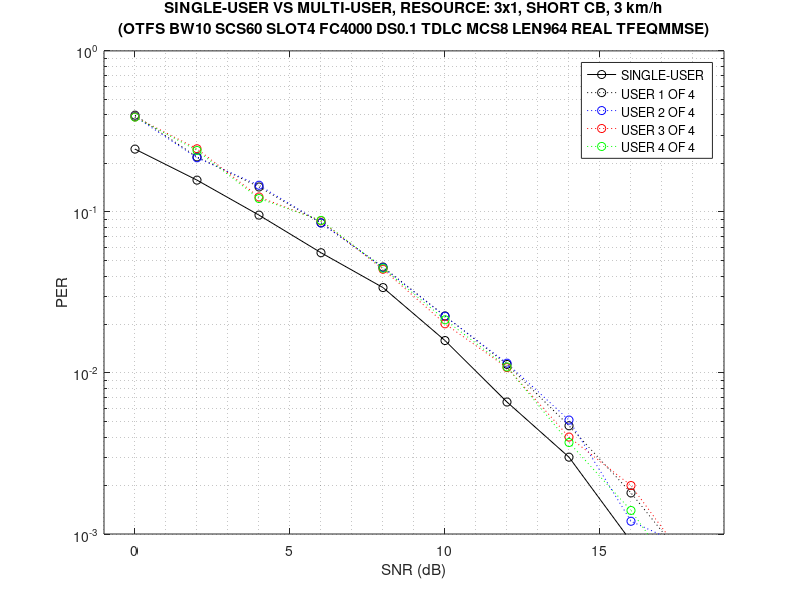
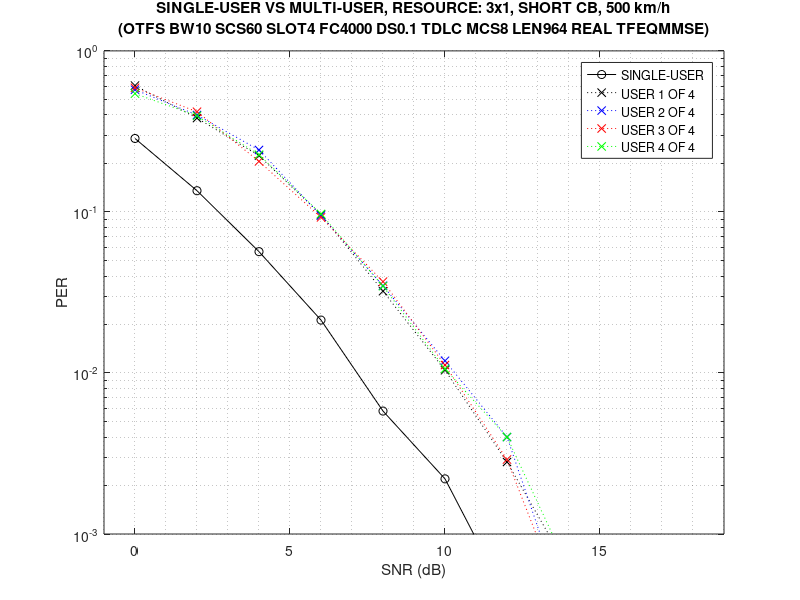
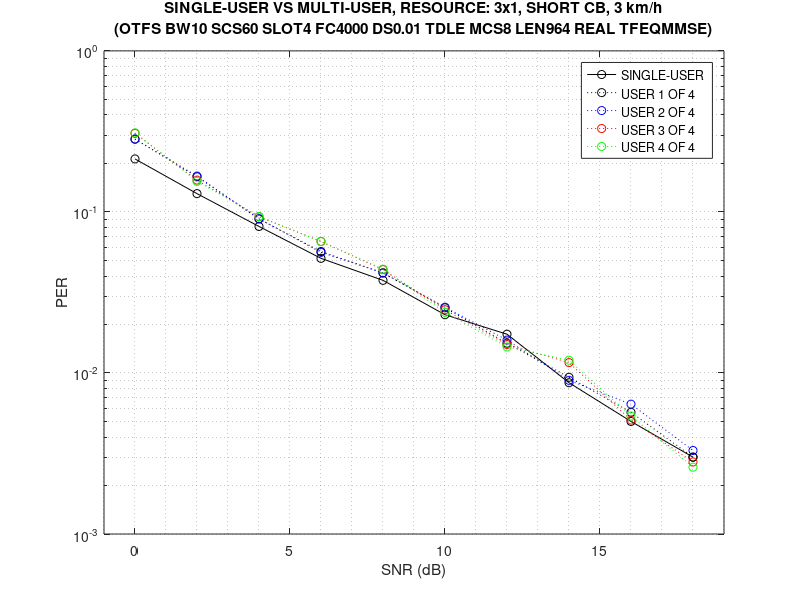
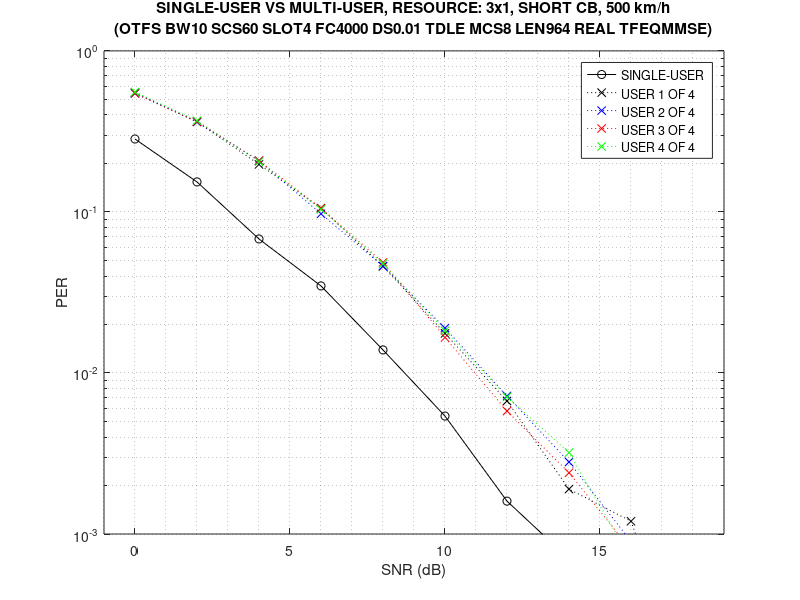

Here is the MATLAB script that generated these plots, in order:
% simulator: new_wave_lls
% commit: 0143f17
% bandwidth 10 MHz, subcarrier spacing 60 khz, 4 slots, single user, 3 rbs x 1 slot per user
%   1. single user vs. multi users
%   2. single subframe vs. multi subframes
%   3. fully spreaded otfs vs. partially-spreaded otfs
%   4. otfs vs. ofdm

% RUNNING CASE: OTFS MU BW10 SCS60 SLOT4 FC4000 V3 DS0.1 TDLC MCS8 LEN964 SIM10000 SNR0 REAL TFEQMMSE USR1
per_case01 = [ ...
     0.0       1633   0.245560
     2.0       2545   0.157564
     4.0       4197   0.095544
     6.0       7186   0.055803
     8.0      10000   0.033900
    10.0      10000   0.015900
    12.0      10000   0.006600
    14.0      10000   0.003000
    16.0      10000   0.000900];

% RUNNING CASE: OTFS MU BW10 SCS60 SLOT4 FC4000 V120 DS0.1 TDLC MCS8 LEN964 SIM10000 SNR0 REAL TFEQMMSE USR1
per_case02 = [ ...
     0.0       1502   0.266977
     2.0       2509   0.159825
     4.0       3934   0.101932
     6.0       7450   0.053826
     8.0      10000   0.026900
    10.0      10000   0.009500
    12.0      10000   0.003800
    14.0      10000   0.001300
    16.0      10000   0.000200];

% RUNNING CASE: OTFS MU BW10 SCS60 SLOT4 FC4000 V200 DS0.1 TDLC MCS8 LEN964 SIM10000 SNR0 REAL TFEQMMSE USR1
per_case03 = [ ...
     0.0       1482   0.270580
     2.0       2525   0.158812
     4.0       3834   0.104591
     6.0       8688   0.046156
     8.0      10000   0.017800
    10.0      10000   0.005600
    12.0      10000   0.001300
    14.0      10000   0.000200];

% RUNNING CASE: OTFS MU BW10 SCS60 SLOT4 FC4000 V500 DS0.1 TDLC MCS8 LEN964 SIM10000 SNR0 REAL TFEQMMSE USR1
per_case04 = [ ...
     0.0       1403   0.285816
     2.0       2961   0.135427
     4.0       7076   0.056670
     6.0      10000   0.021300
     8.0      10000   0.005800
    10.0      10000   0.002200
    12.0      10000   0.000400];

% RUNNING CASE: OTFS MU BW10 SCS60 SLOT4 FC4000 V3 DS0.01 TDLE MCS8 LEN964 SIM10000 SNR0 REAL TFEQMMSE USR1
per_case05 = [ ...
     0.0       1880   0.213298
     2.0       3087   0.129900
     4.0       4936   0.081240
     6.0       7788   0.051489
     8.0      10000   0.037600
    10.0      10000   0.023000
    12.0      10000   0.017400
    14.0      10000   0.008700
    16.0      10000   0.005000
    18.0      10000   0.003000];

% RUNNING CASE: OTFS MU BW10 SCS60 SLOT4 FC4000 V120 DS0.01 TDLE MCS8 LEN964 SIM10000 SNR0 REAL TFEQMMSE USR1
per_case06 = [ ...
     0.0       1748   0.229405
     2.0       3015   0.133002
     4.0       4041   0.099233
     6.0       6664   0.060174
     8.0      10000   0.036800
    10.0      10000   0.024500
    12.0      10000   0.010700
    14.0      10000   0.003800
    16.0      10000   0.001500
    18.0      10000   0.000700];

% RUNNING CASE: OTFS MU BW10 SCS60 SLOT4 FC4000 V200 DS0.01 TDLE MCS8 LEN964 SIM10000 SNR0 REAL TFEQMMSE USR1
per_case07 = [ ...
     0.0       1713   0.234092
     2.0       2619   0.153112
     4.0       3818   0.105029
     6.0       5974   0.067124
     8.0      10000   0.036200
    10.0      10000   0.015200
    12.0      10000   0.007100
    14.0      10000   0.003800
    16.0      10000   0.001100
    18.0      10000   0.000600];

% RUNNING CASE: OTFS MU BW10 SCS60 SLOT4 FC4000 V500 DS0.01 TDLE MCS8 LEN964 SIM10000 SNR0 REAL TFEQMMSE USR1
per_case08 = [ ...
     0.0       1414   0.283593
     2.0       2611   0.153581
     4.0       5903   0.067932
     6.0      10000   0.034700
     8.0      10000   0.013900
    10.0      10000   0.005400
    12.0      10000   0.001600
    14.0      10000   0.000700];

% RUNNING CASE: OTFS MU BW10 SCS60 SLOT4 FC4000 V3 DS0.1 TDLC MCS8 LEN964 SIM10000 SNR0 REAL TFEQMMSE USR4
per_case09 = [ ...
     0.0       1033   0.398838  0.391094  0.389158  0.388190
     2.0       1848   0.219697  0.216991  0.246753  0.240801
     4.0       3311   0.142857  0.146481  0.123830  0.121111
     6.0       4696   0.085605  0.085392  0.088160  0.088586
     8.0       9101   0.045490  0.045160  0.044061  0.044720
    10.0      10000   0.022600  0.022500  0.020200  0.021400
    12.0      10000   0.011300  0.011500  0.010800  0.010900
    14.0      10000   0.004700  0.005100  0.004000  0.003700
    16.0      10000   0.001800  0.001200  0.002000  0.001400
    18.0      10000   0.000600  0.000800  0.000600  0.000400];

% RUNNING CASE: OTFS MU BW10 SCS60 SLOT4 FC4000 V120 DS0.1 TDLC MCS8 LEN964 SIM10000 SNR0 REAL TFEQMMSE USR4
per_case10 = [ ...
     0.0        990   0.405051  0.448485  0.426263  0.441414
     2.0       1722   0.264808  0.232869  0.263066  0.255517
     4.0       2534   0.158248  0.161800  0.175612  0.172060
     6.0       4069   0.098550  0.101991  0.103957  0.100025
     8.0       8636   0.048518  0.053150  0.046434  0.050486
    10.0      10000   0.021000  0.020800  0.019000  0.021200
    12.0      10000   0.009000  0.006600  0.007100  0.006500
    14.0      10000   0.001200  0.002400  0.001900  0.002000
    16.0      10000   0.000200  0.000500  0.000100  0.000400];

% RUNNING CASE: OTFS MU BW10 SCS60 SLOT4 FC4000 V200 DS0.1 TDLC MCS8 LEN964 SIM10000 SNR0 REAL TFEQMMSE USR4
per_case11 = [ ...
     0.0        893   0.462486  0.483763  0.449048  0.484882
     2.0       1425   0.303860  0.329123  0.281404  0.299649
     4.0       2170   0.184793  0.194009  0.193088  0.196774
     6.0       3861   0.103859  0.113960  0.109816  0.117327
     8.0       8140   0.054914  0.050246  0.049263  0.049386
    10.0      10000   0.019300  0.018700  0.018700  0.018700
    12.0      10000   0.005900  0.005100  0.005700  0.005700
    14.0      10000   0.000600  0.001400  0.000900  0.001000
    16.0      10000   0.000200  0.000200  0.000000  0.000500];

% RUNNING CASE: OTFS MU BW10 SCS60 SLOT4 FC4000 V500 DS0.1 TDLC MCS8 LEN964 SIM10000 SNR0 REAL TFEQMMSE USR4
per_case12 = [ ...
     0.0        739   0.608931  0.573748  0.589986  0.542625
     2.0       1048   0.382634  0.399809  0.418893  0.395038
     4.0       1946   0.223535  0.242549  0.206064  0.226619
     6.0       4333   0.096238  0.094853  0.092546  0.097161
     8.0      10000   0.032200  0.034800  0.036900  0.034600
    10.0      10000   0.010400  0.011900  0.011200  0.010600
    12.0      10000   0.002800  0.004000  0.002900  0.004000
    14.0      10000   0.000600  0.000300  0.000300  0.000600];

% RUNNING CASE: OTFS MU BW10 SCS60 SLOT4 FC4000 V3 DS0.01 TDLE MCS8 LEN964 SIM10000 SNR0 REAL TFEQMMSE USR4
per_case13 = [ ...
     0.0       1418   0.283498  0.282793  0.307475  0.309591
     2.0       2588   0.165379  0.166924  0.157651  0.154946
     4.0       4433   0.090458  0.090684  0.093390  0.093616
     6.0       7151   0.056775  0.056076  0.065585  0.065445
     8.0       9586   0.041832  0.041832  0.043814  0.044127
    10.0      10000   0.025400  0.025600  0.024700  0.023800
    12.0      10000   0.015300  0.016000  0.015000  0.014500
    14.0      10000   0.009400  0.009000  0.011600  0.012000
    16.0      10000   0.005700  0.006400  0.005100  0.005400
    18.0      10000   0.003000  0.003300  0.002800  0.002600];

% RUNNING CASE: OTFS MU BW10 SCS60 SLOT4 FC4000 V120 DS0.01 TDLE MCS8 LEN964 SIM10000 SNR0 REAL TFEQMMSE USR4
per_case14 = [ ...
     0.0       1164   0.363402  0.344502  0.350515  0.344502
     2.0       2012   0.199304  0.201292  0.209245  0.218688
     4.0       3267   0.124579  0.137435  0.122743  0.131007
     6.0       5024   0.079817  0.084594  0.083997  0.087381
     8.0       7674   0.054079  0.053297  0.057727  0.052254
    10.0      10000   0.031900  0.033000  0.030600  0.033700
    12.0      10000   0.015200  0.016400  0.016400  0.019100
    14.0      10000   0.007700  0.006500  0.008100  0.006500
    16.0      10000   0.001900  0.001200  0.001400  0.002200
    18.0      10000   0.000500  0.000800  0.000700  0.000800];

% RUNNING CASE: OTFS MU BW10 SCS60 SLOT4 FC4000 V200 DS0.01 TDLE MCS8 LEN964 SIM10000 SNR0 REAL TFEQMMSE USR4
per_case15 = [ ...
     0.0       1013   0.412636  0.401777  0.419546  0.395854
     2.0       1661   0.249849  0.251656  0.241421  0.261288
     4.0       2755   0.148094  0.152813  0.145554  0.152813
     6.0       4211   0.095227  0.101164  0.100689  0.107575
     8.0       6650   0.062707  0.060301  0.062256  0.062857
    10.0      10000   0.031200  0.031500  0.036800  0.032200
    12.0      10000   0.014700  0.012600  0.014000  0.013700
    14.0      10000   0.005500  0.004100  0.005100  0.005200
    16.0      10000   0.001600  0.001400  0.001800  0.001600
    18.0      10000   0.000200  0.000200  0.000600  0.000200];

% RUNNING CASE: OTFS MU BW10 SCS60 SLOT4 FC4000 V500 DS0.01 TDLE MCS8 LEN964 SIM10000 SNR0 REAL TFEQMMSE USR4
per_case16 = [ ...
     0.0        738   0.550136  0.546070  0.543360  0.555556
     2.0       1107   0.362240  0.362240  0.364047  0.368564
     4.0       2032   0.197343  0.207677  0.208169  0.205217
     6.0       4120   0.105583  0.097330  0.105340  0.103641
     8.0       8719   0.045992  0.046106  0.048629  0.047712
    10.0      10000   0.017600  0.019000  0.016600  0.018300
    12.0      10000   0.006700  0.007200  0.005800  0.007100
    14.0      10000   0.001900  0.002800  0.002400  0.003200
    16.0      10000   0.001200  0.000900  0.000800  0.000700
    18.0      10000   0.000100  0.000200  0.000200  0.000100];

% RUNNING CASE: OTFS MU BW10 SCS60 SLOT4 FC4000 V3 DS0.1 TDLC MCS8 LEN6120 SIM10000 SNR0 REAL TFEQMMSE
per_case17 = [ ...
     0.0       1753   0.228751
     2.0       3086   0.129942
     4.0       4717   0.085012
     6.0       8663   0.046289
     8.0      10000   0.019800
    10.0      10000   0.006800
    12.0      10000   0.001800
    14.0      10000   0.000300];

% RUNNING CASE: OTFS MU BW10 SCS60 SLOT4 FC4000 V120 DS0.1 TDLC MCS8 LEN6120 SIM10000 SNR0 REAL TFEQMMSE
per_case18 = [ ...
     0.0       3856   0.103994
     2.0      10000   0.017100
     4.0      10000   0.002300
     6.0      10000   0.000100];

% RUNNING CASE: OTFS MU BW10 SCS60 SLOT4 FC4000 V200 DS0.1 TDLC MCS8 LEN6120 SIM10000 SNR0 REAL TFEQMMSE
per_case19 = [ ...
     0.0       4252   0.094309
     2.0      10000   0.011100
     4.0      10000   0.000800];

% RUNNING CASE: OTFS MU BW10 SCS60 SLOT4 FC4000 V500 DS0.1 TDLC MCS8 LEN6120 SIM10000 SNR0 REAL TFEQMMSE
per_case20 = [ ...
     0.0       7527   0.053275
     2.0      10000   0.002300
     4.0      10000   0.000100];

% RUNNING CASE: OTFS MU BW10 SCS60 SLOT4 FC4000 V3 DS0.01 TDLE MCS8 LEN6120 SIM10000 SNR0 REAL TFEQMMSE
per_case21 = [ ...
     0.0       1966   0.203967
     2.0       3330   0.120420
     4.0       4597   0.087231
     6.0       7861   0.051011
     8.0      10000   0.034600
    10.0      10000   0.022200
    12.0      10000   0.010800
    14.0      10000   0.004400
    16.0      10000   0.001000
    18.0      10000   0.001000];

% RUNNING CASE: OTFS MU BW10 SCS60 SLOT4 FC4000 V120 DS0.01 TDLE MCS8 LEN6120 SIM10000 SNR0 REAL TFEQMMSE
per_case22 = [ ...
     0.0       2864   0.140014
     2.0      10000   0.035100
     4.0      10000   0.008000
     6.0      10000   0.000900];

% RUNNING CASE: OTFS MU BW10 SCS60 SLOT4 FC4000 V200 DS0.01 TDLE MCS8 LEN6120 SIM10000 SNR0 REAL TFEQMMSE
per_case23 = [ ...
     0.0       3141   0.127666
     2.0      10000   0.025400
     4.0      10000   0.003000
     6.0      10000   0.000200];

% RUNNING CASE: OTFS MU BW10 SCS60 SLOT4 FC4000 V500 DS0.01 TDLE MCS8 LEN6120 SIM10000 SNR0 REAL TFEQMMSE
per_case24 = [ ...
     0.0       5989   0.066956
     2.0      10000   0.007000
     4.0      10000   0.000600];

% RUNNING CASE: OFDM MU BW10 SCS60 SLOT4 FC4000 V3 DS0.1 TDLC MCS8 LEN6120 SIM10000 SNR0 REAL TFEQMMSE
per_case25 = [ ...
     0.0       1825   0.219726
     2.0       3127   0.128238
     4.0       5118   0.078351
     6.0       7896   0.050785
     8.0      10000   0.019800
    10.0      10000   0.009300
    12.0      10000   0.002800];

% RUNNING CASE: OFDM MU BW10 SCS60 SLOT4 FC4000 V120 DS0.1 TDLC MCS8 LEN6120 SIM10000 SNR0 REAL TFEQMMSE
per_case26 = [ ...
     0.0       3739   0.107248
     2.0      10000   0.018100
     4.0      10000   0.002700
     6.0      10000   0.000100];

% RUNNING CASE: OFDM MU BW10 SCS60 SLOT4 FC4000 V200 DS0.1 TDLC MCS8 LEN6120 SIM10000 SNR0 REAL TFEQMMSE
per_case27 = [ ...
     0.0       4045   0.099135
     2.0      10000   0.011800
     4.0      10000   0.000900];

% RUNNING CASE: OFDM MU BW10 SCS60 SLOT4 FC4000 V500 DS0.1 TDLC MCS8 LEN6120 SIM10000 SNR0 REAL TFEQMMSE
per_case28 = [ ...
     0.0       6973   0.057508
     2.0      10000   0.002400
     4.0      10000   0.000000];

% RUNNING CASE: OFDM MU BW10 SCS60 SLOT4 FC4000 V3 DS0.01 TDLE MCS8 LEN6120 SIM10000 SNR0 REAL TFEQMMSE
per_case29 = [ ...
     0.0       2138   0.187558
     2.0       3288   0.121959
     4.0       4635   0.086516
     6.0       7548   0.053127
     8.0      10000   0.037000
    10.0      10000   0.018700
    12.0      10000   0.010600
    14.0      10000   0.005500
    16.0      10000   0.002300
    18.0      10000   0.001000];

% RUNNING CASE: OFDM MU BW10 SCS60 SLOT4 FC4000 V120 DS0.01 TDLE MCS8 LEN6120 SIM10000 SNR0 REAL TFEQMMSE
per_case30 = [ ...
     0.0       2973   0.134881
     2.0      10000   0.034300
     4.0      10000   0.006900
     6.0      10000   0.001100
     8.0      10000   0.000200];

% RUNNING CASE: OFDM MU BW10 SCS60 SLOT4 FC4000 V200 DS0.01 TDLE MCS8 LEN6120 SIM10000 SNR0 REAL TFEQMMSE
per_case31 = [ ...
     0.0       2930   0.136860
     2.0      10000   0.026700
     4.0      10000   0.003700
     6.0      10000   0.000600];

% RUNNING CASE: OFDM MU BW10 SCS60 SLOT4 FC4000 V500 DS0.01 TDLE MCS8 LEN6120 SIM10000 SNR0 REAL TFEQMMSE
per_case32 = [ ...
     0.0       5672   0.070698
     2.0      10000   0.006600
     4.0      10000   0.000600];

% RUNNING CASE: OTFS SU BW10 SCS60 SLOT4 FC4000 V3 DS0.1 TDLC MCS8 LEN6120 SIM10000 SNR0 REAL TFEQMMSE
per_case33 = [ ...
     0.0        401   1.000000
     2.0        707   0.567185
     4.0       1340   0.299254
     6.0       2937   0.136534
     8.0       7214   0.055586
    10.0      10000   0.016300
    12.0      10000   0.004200
    14.0      10000   0.000900];

% RUNNING CASE: OTFS SU BW10 SCS60 SLOT4 FC4000 V120 DS0.1 TDLC MCS8 LEN6120 SIM10000 SNR0 REAL TFEQMMSE
per_case34 = [ ...
     0.0        401   1.000000
     2.0        568   0.705986
     4.0       1447   0.277125
     6.0       5286   0.075861
     8.0      10000   0.011500
    10.0      10000   0.001500
    12.0      10000   0.000000];

% RUNNING CASE: OTFS SU BW10 SCS60 SLOT4 FC4000 V200 DS0.1 TDLC MCS8 LEN6120 SIM10000 SNR0 REAL TFEQMMSE
per_case35 = [ ...
     0.0        401   1.000000
     2.0        493   0.813387
     4.0       1614   0.248451
     6.0       8322   0.048186
     8.0      10000   0.005900
    10.0      10000   0.000300];

% RUNNING CASE: OTFS SU BW10 SCS60 SLOT4 FC4000 V500 DS0.1 TDLC MCS8 LEN6120 SIM10000 SNR0 REAL TFEQMMSE
per_case36 = [ ...
     0.0        401   1.000000
     2.0        466   0.860515
     4.0       2095   0.191408
     6.0      10000   0.013200
     8.0      10000   0.000100];

% RUNNING CASE: OTFS SU BW10 SCS60 SLOT4 FC4000 V3 DS0.01 TDLE MCS8 LEN6120 SIM10000 SNR0 REAL TFEQMMSE
per_case37 = [ ...
     0.0        411   0.975669
     2.0        868   0.461982
     4.0       1657   0.242004
     6.0       2546   0.157502
     8.0       4392   0.091302
    10.0       8021   0.049994
    12.0      10000   0.024300
    14.0      10000   0.010300
    16.0      10000   0.004800
    18.0      10000   0.001300];

% RUNNING CASE: OTFS SU BW10 SCS60 SLOT4 FC4000 V120 DS0.01 TDLE MCS8 LEN6120 SIM10000 SNR0 REAL TFEQMMSE
per_case38 = [ ...
     0.0        401   1.000000
     2.0        653   0.614089
     4.0       1387   0.289113
     6.0       3932   0.101984
     8.0       9145   0.043849
    10.0      10000   0.011600
    12.0      10000   0.002800
    14.0      10000   0.000400];

% RUNNING CASE: OTFS SU BW10 SCS60 SLOT4 FC4000 V200 DS0.01 TDLE MCS8 LEN6120 SIM10000 SNR0 REAL TFEQMMSE
per_case39 = [ ...
     0.0        401   1.000000
     2.0        579   0.692573
     4.0       1565   0.256230
     6.0       4739   0.084617
     8.0      10000   0.023000
    10.0      10000   0.004800
    12.0      10000   0.000900];

% RUNNING CASE: OTFS SU BW10 SCS60 SLOT4 FC4000 V500 DS0.01 TDLE MCS8 LEN6120 SIM10000 SNR0 REAL TFEQMMSE
per_case40 = [ ...
     0.0        401   1.000000
     2.0        502   0.798805
     4.0       1721   0.233004
     6.0      10000   0.039200
     8.0      10000   0.004700
    10.0      10000   0.000300];

% basic graphs

% figure
% semilogy(per_case01(:,1),per_case01(:,3),'-ko'), hold on
% semilogy(per_case02(:,1),per_case02(:,3),'-kx')
% semilogy(per_case03(:,1),per_case03(:,3),'-ks')
% semilogy(per_case04(:,1),per_case04(:,3),'-k^'), hold off
% grid minor
% title({'OTFS BW10 SCS60 SLOT4 FC4000 DS0.1 TDLC MCS8 LEN964 REAL TFEQMMSE';'SINGLE USER (3x1)'})
% xlabel('SNR (dB)'), ylabel('PER')
% legend('V3', 'V120', 'V200', 'V500')
% axis([-1 19 1e-3 1])
% 
% figure
% semilogy(per_case05(:,1),per_case05(:,3),'-ko'), hold on
% semilogy(per_case06(:,1),per_case06(:,3),'-kx')
% semilogy(per_case07(:,1),per_case07(:,3),'-ks')
% semilogy(per_case08(:,1),per_case08(:,3),'-k^'), hold off
% grid minor
% title({'OTFS BW10 SCS60 SLOT4 FC4000 DS0.01 TDLE MCS8 LEN964 REAL TFEQMMSE';'SINGLE USER (3x1)'})
% xlabel('SNR (dB)'), ylabel('PER')
% legend('V3', 'V120', 'V200', 'V500')
% axis([-1 19 1e-3 1])
% 
% figure
% semilogy(per_case09(:,1),per_case09(:,3),'-ko'), hold on
% semilogy(per_case10(:,1),per_case10(:,3),'-kx')
% semilogy(per_case11(:,1),per_case11(:,3),'-ks')
% semilogy(per_case12(:,1),per_case12(:,3),'-k^')
% semilogy(per_case09(:,1),per_case09(:,4),'-bo')
% semilogy(per_case10(:,1),per_case10(:,4),'-bx')
% semilogy(per_case11(:,1),per_case11(:,4),'-bs')
% semilogy(per_case12(:,1),per_case12(:,4),'-b^')
% semilogy(per_case09(:,1),per_case09(:,5),'-ro')
% semilogy(per_case10(:,1),per_case10(:,5),'-rx')
% semilogy(per_case11(:,1),per_case11(:,5),'-rs')
% semilogy(per_case12(:,1),per_case12(:,5),'-r^')
% semilogy(per_case09(:,1),per_case09(:,6),'-go')
% semilogy(per_case10(:,1),per_case10(:,6),'-gx')
% semilogy(per_case11(:,1),per_case11(:,6),'-gs')
% semilogy(per_case12(:,1),per_case12(:,6),'-g^'), hold off
% grid minor
% title({'OTFS BW10 SCS60 SLOT4 FC4000 DS0.1 TDLC MCS8 LEN964 REAL TFEQMMSE'; '4 USERS (3x1)'})
% xlabel('SNR (dB)'), ylabel('PER')
% legend('V3', 'V120', 'V200', 'V500')
% axis([-1 19 1e-3 1])
% 
% figure
% semilogy(per_case13(:,1),per_case13(:,3),'-ko'), hold on
% semilogy(per_case14(:,1),per_case14(:,3),'-kx')
% semilogy(per_case15(:,1),per_case15(:,3),'-ks')
% semilogy(per_case16(:,1),per_case16(:,3),'-k^')
% semilogy(per_case13(:,1),per_case13(:,4),'-bo')
% semilogy(per_case14(:,1),per_case14(:,4),'-bx')
% semilogy(per_case15(:,1),per_case15(:,4),'-bs')
% semilogy(per_case16(:,1),per_case16(:,4),'-b^')
% semilogy(per_case13(:,1),per_case13(:,5),'-ro')
% semilogy(per_case14(:,1),per_case14(:,5),'-rx')
% semilogy(per_case15(:,1),per_case15(:,5),'-rs')
% semilogy(per_case16(:,1),per_case16(:,5),'-r^')
% semilogy(per_case13(:,1),per_case13(:,6),'-go')
% semilogy(per_case14(:,1),per_case14(:,6),'-gx')
% semilogy(per_case15(:,1),per_case15(:,6),'-gs')
% semilogy(per_case16(:,1),per_case16(:,6),'-g^'), hold off
% grid minor
% title({'OTFS BW10 SCS60 SLOT4 FC4000 DS0.01 TDLE MCS8 LEN964 REAL TFEQMMSE'; '4 USERS (3x1)'})
% xlabel('SNR (dB)'), ylabel('PER')
% legend('V3', 'V120', 'V200', 'V500')
% axis([-1 19 1e-3 1])
% 
% figure
% semilogy(per_case17(:,1),per_case17(:,3),'-ko'), hold on
% semilogy(per_case18(:,1),per_case18(:,3),'-kx')
% semilogy(per_case19(:,1),per_case19(:,3),'-ks')
% semilogy(per_case20(:,1),per_case20(:,3),'-k^'), hold off
% grid minor
% title({'OTFS BW10 SCS60 SLOT4 FC4000 DS0.1 TDLC MCS8 LEN6120 REAL TFEQMMSE'; 'SINGLE USER (3x1)'})
% xlabel('SNR (dB)'), ylabel('PER')
% legend('V3', 'V120', 'V200', 'V500')
% axis([-1 19 1e-3 1])
% 
% figure
% semilogy(per_case21(:,1),per_case21(:,3),'-ko'), hold on
% semilogy(per_case22(:,1),per_case22(:,3),'-kx')
% semilogy(per_case23(:,1),per_case23(:,3),'-ks')
% semilogy(per_case24(:,1),per_case24(:,3),'-k^'), hold off
% grid minor
% title({'OTFS BW10 SCS60 SLOT4 FC4000 DS0.01 TDLE MCS8 LEN6120 REAL TFEQMMSE'; 'SINGLE USER (3x1)'})
% xlabel('SNR (dB)'), ylabel('PER')
% legend('V3', 'V120', 'V200', 'V500')
% axis([-1 19 1e-3 1])
% 
% figure
% semilogy(per_case25(:,1),per_case25(:,3),'-ko'), hold on
% semilogy(per_case26(:,1),per_case26(:,3),'-kx')
% semilogy(per_case27(:,1),per_case27(:,3),'-ks')
% semilogy(per_case28(:,1),per_case28(:,3),'-k^'), hold off
% grid minor
% title({'OFDM BW10 SCS60 SLOT4 FC4000 DS0.1 TDLC MCS8 LEN6120 REAL TFEQMMSE'; 'SINGLE USER (3x1)'})
% xlabel('SNR (dB)'), ylabel('PER')
% legend('V3', 'V120', 'V200', 'V500')
% axis([-1 19 1e-3 1])
% 
% figure
% semilogy(per_case29(:,1),per_case29(:,3),'-ko'), hold on
% semilogy(per_case30(:,1),per_case30(:,3),'-kx')
% semilogy(per_case31(:,1),per_case31(:,3),'-ks')
% semilogy(per_case32(:,1),per_case32(:,3),'-k^'), hold off
% grid minor
% title({'OFDM BW10 SCS60 SLOT4 FC4000 DS0.01 TDLE MCS8 LEN6120 REAL TFEQMMSE'; 'SINGLE USER (3x1)'})
% xlabel('SNR (dB)'), ylabel('PER')
% legend('V3', 'V120', 'V200', 'V500')
% axis([-1 19 1e-3 1])
% 
% figure
% semilogy(per_case33(:,1),per_case33(:,3),'-ko'), hold on
% semilogy(per_case34(:,1),per_case34(:,3),'-kx')
% semilogy(per_case35(:,1),per_case35(:,3),'-ks')
% semilogy(per_case36(:,1),per_case36(:,3),'-k^'), hold off
% grid minor
% title({'OTFS BW10 SCS60 SLOT4 FC4000 DS0.1 TDLC MCS8 LEN6120 REAL TFEQMMSE'; 'SINGLE USER (FULL)'})
% xlabel('SNR (dB)'), ylabel('PER')
% legend('V3', 'V120', 'V200', 'V500')
% axis([-1 19 1e-3 1])
% 
% figure
% semilogy(per_case37(:,1),per_case37(:,3),'-ko'), hold on
% semilogy(per_case38(:,1),per_case38(:,3),'-kx')
% semilogy(per_case39(:,1),per_case39(:,3),'-ks')
% semilogy(per_case40(:,1),per_case40(:,3),'-k^'), hold off
% grid minor
% title({'OTFS BW10 SCS60 SLOT4 FC4000 DS0.01 TDLE MCS8 LEN6120 REAL TFEQMMSE'; 'SINGLE USER (FULL)'})
% xlabel('SNR (dB)'), ylabel('PER')
% legend('V3', 'V120', 'V200', 'V500')
% axis([-1 19 1e-3 1])

% more graphs

figure
semilogy(per_case01(:,1),per_case01(:,3),'-ko'), hold on
semilogy(per_case09(:,1),per_case09(:,3),':ko')
semilogy(per_case09(:,1),per_case09(:,4),':bo')
semilogy(per_case09(:,1),per_case09(:,5),':ro')
semilogy(per_case09(:,1),per_case09(:,6),':go'), hold off
grid minor
title({'SINGLE-USER VS MULTI-USER, RESOURCE: 3x1, SHORT CB, 3 km/h';'(OTFS BW10 SCS60 SLOT4 FC4000 DS0.1 TDLC MCS8 LEN964 REAL TFEQMMSE)'})
xlabel('SNR (dB)'), ylabel('PER')
legend('SINGLE-USER', 'USER 1 OF 4', 'USER 2 OF 4', 'USER 3 OF 4', 'USER 4 OF 4')
axis([-1 19 1e-3 1])

figure
semilogy(per_case04(:,1),per_case04(:,3),'-ko'), hold on
semilogy(per_case12(:,1),per_case12(:,3),':kx')
semilogy(per_case12(:,1),per_case12(:,4),':bx')
semilogy(per_case12(:,1),per_case12(:,5),':rx')
semilogy(per_case12(:,1),per_case12(:,6),':gx'), hold off
grid minor
title({'SINGLE-USER VS MULTI-USER, RESOURCE: 3x1, SHORT CB, 500 km/h';'(OTFS BW10 SCS60 SLOT4 FC4000 DS0.1 TDLC MCS8 LEN964 REAL TFEQMMSE)'})
xlabel('SNR (dB)'), ylabel('PER')
legend('SINGLE-USER', 'USER 1 OF 4', 'USER 2 OF 4', 'USER 3 OF 4', 'USER 4 OF 4')
axis([-1 19 1e-3 1])

figure
semilogy(per_case05(:,1),per_case05(:,3),'-ko'), hold on
semilogy(per_case13(:,1),per_case13(:,3),':ko')
semilogy(per_case13(:,1),per_case13(:,4),':bo')
semilogy(per_case13(:,1),per_case13(:,5),':ro')
semilogy(per_case13(:,1),per_case13(:,6),':go'), hold off
grid minor
title({'SINGLE-USER VS MULTI-USER, RESOURCE: 3x1, SHORT CB, 3 km/h';'(OTFS BW10 SCS60 SLOT4 FC4000 DS0.01 TDLE MCS8 LEN964 REAL TFEQMMSE)'})
xlabel('SNR (dB)'), ylabel('PER')
legend('SINGLE-USER', 'USER 1 OF 4', 'USER 2 OF 4', 'USER 3 OF 4', 'USER 4 OF 4')
axis([-1 19 1e-3 1])

figure
semilogy(per_case08(:,1),per_case08(:,3),'-ko'), hold on
semilogy(per_case16(:,1),per_case16(:,3),':kx')
semilogy(per_case16(:,1),per_case16(:,4),':bx')
semilogy(per_case16(:,1),per_case16(:,5),':rx')
semilogy(per_case16(:,1),per_case16(:,6),':gx'), hold off
grid minor
title({'SINGLE-USER VS MULTI-USER, RESOURCE: 3x1, SHORT CB, 500 km/h';'(OTFS BW10 SCS60 SLOT4 FC4000 DS0.01 TDLE MCS8 LEN964 REAL TFEQMMSE)'})
xlabel('SNR (dB)'), ylabel('PER')
legend('SINGLE-USER', 'USER 1 OF 4', 'USER 2 OF 4', 'USER 3 OF 4', 'USER 4 OF 4')
axis([-1 19 1e-3 1])

figure
semilogy(per_case01(:,1),per_case01(:,3),'-ko'), hold on
semilogy(per_case02(:,1),per_case02(:,3),'-kx')
semilogy(per_case03(:,1),per_case03(:,3),'-ks')
semilogy(per_case04(:,1),per_case04(:,3),'-k^')
semilogy(per_case17(:,1),per_case17(:,3),'-ro')
semilogy(per_case18(:,1),per_case18(:,3),'-rx')
semilogy(per_case19(:,1),per_case19(:,3),'-rs')
semilogy(per_case20(:,1),per_case20(:,3),'-r^'), hold off
grid minor
title({'SHORT CODE BLOCK VS LONG CODE BLOCK, RESOURCE: 3x1, SINGLE USER';'(OTFS BW10 SCS60 SLOT4 FC4000 DS0.1 TDLC MCS8 REAL TFEQMMSE)'})
xlabel('SNR (dB)'), ylabel('PER')
legend('V3 (SHORT CB)', 'V120 (SHORT CB)', 'V200 (SHORT CB)', 'V500 (SHORT CB)', 'V3 (LONG CB)', 'V120 (LONG CB)', 'V200 (LONG CB)', 'V500 (LONG CB)')
axis([-1 19 1e-3 1])

figure
semilogy(per_case05(:,1),per_case05(:,3),'-ko'), hold on
semilogy(per_case06(:,1),per_case06(:,3),'-kx')
semilogy(per_case07(:,1),per_case07(:,3),'-ks')
semilogy(per_case08(:,1),per_case08(:,3),'-k^')
semilogy(per_case21(:,1),per_case21(:,3),'-ro')
semilogy(per_case22(:,1),per_case22(:,3),'-rx')
semilogy(per_case23(:,1),per_case23(:,3),'-rs')
semilogy(per_case24(:,1),per_case24(:,3),'-r^'), hold off
grid minor
title({'SHORT CODE BLOCK VS LONG CODE BLOCK, RESOURCE: 3x1, SINGLE USER';'(OTFS BW10 SCS60 SLOT4 FC4000 DS0.01 TDLE MCS8 REAL TFEQMMSE)'})
xlabel('SNR (dB)'), ylabel('PER')
legend('V3 (SHORT CB)', 'V120 (SHORT CB)', 'V200 (SHORT CB)', 'V500 (SHORT CB)', 'V3 (LONG CB)', 'V120 (LONG CB)', 'V200 (LONG CB)', 'V500 (LONG CB)')
axis([-1 19 1e-3 1])

figure
semilogy(per_case17(:,1),per_case17(:,3),'-bo'), hold on
semilogy(per_case18(:,1),per_case18(:,3),'-bx')
semilogy(per_case19(:,1),per_case19(:,3),'-bs')
semilogy(per_case20(:,1),per_case20(:,3),'-b^')
semilogy(per_case25(:,1),per_case25(:,3),'-ro')
semilogy(per_case26(:,1),per_case26(:,3),'-rx')
semilogy(per_case27(:,1),per_case27(:,3),'-rs')
semilogy(per_case28(:,1),per_case28(:,3),'-r^'), hold off
grid minor
title({'OFDM VS OTFS, RESOURCE: 3x1, LONG CB, SINGLE USER';'(BW10 SCS60 SLOT4 FC4000 DS0.1 TDLC MCS8 LEN6120 REAL TFEQMMSE)'})
xlabel('SNR (dB)'), ylabel('PER')
legend('OTFS V3', 'OTFS V120', 'OTFS V200', 'OTFS V500', 'OFDM V3', 'OFDM V120', 'OFDM V200', 'OFDM V500')
axis([-1 19 1e-3 1])

figure
semilogy(per_case21(:,1),per_case21(:,3),'-bo'), hold on
semilogy(per_case22(:,1),per_case22(:,3),'-bx')
semilogy(per_case23(:,1),per_case23(:,3),'-bs')
semilogy(per_case24(:,1),per_case24(:,3),'-b^')
semilogy(per_case29(:,1),per_case29(:,3),'-ro')
semilogy(per_case30(:,1),per_case30(:,3),'-rx')
semilogy(per_case31(:,1),per_case31(:,3),'-rs')
semilogy(per_case32(:,1),per_case32(:,3),'-r^'), hold off
grid minor
title({'OFDM VS OTFS, RESOURCE: 3x1, LONG CB, SINGLE USER';'(BW10 SCS60 SLOT4 FC4000 DS0.01 TDLE MCS8 LEN6120 REAL TFEQMMSE)'})
xlabel('SNR (dB)'), ylabel('PER')
legend('OTFS V3', 'OTFS V120', 'OTFS V200', 'OTFS V500', 'OFDM V3', 'OFDM V120', 'OFDM V200', 'OFDM V500')
axis([-1 19 1e-3 1])

figure
semilogy(per_case17(:,1),per_case17(:,3),'-bo'), hold on
semilogy(per_case18(:,1),per_case18(:,3),'-bx')
semilogy(per_case19(:,1),per_case19(:,3),'-bs')
semilogy(per_case20(:,1),per_case20(:,3),'-b^')
semilogy(per_case33(:,1),per_case33(:,3),'-ro')
semilogy(per_case34(:,1),per_case34(:,3),'-rx')
semilogy(per_case35(:,1),per_case35(:,3),'-rs')
semilogy(per_case36(:,1),per_case36(:,3),'-r^'), hold off
grid minor
title({'FULL SPREADING(50x4) VS PARTIAL SPREADING(3x1), LONG CB, SINGLE USER';'(OTFS BW10 SCS60 SLOT4 FC4000 DS0.1 TDLC MCS8 LEN6120 REAL TFEQMMSE)'})
xlabel('SNR (dB)'), ylabel('PER')
legend('PARTIAL V3', 'PARTIAL V120', 'PARTIAL V200', 'PARTIAL V500', 'FULL V3', 'FULL V120', 'FULL V200', 'FULL V500')
axis([-1 19 1e-3 1])

figure
semilogy(per_case21(:,1),per_case21(:,3),'-bo'), hold on
semilogy(per_case22(:,1),per_case22(:,3),'-bx')
semilogy(per_case23(:,1),per_case23(:,3),'-bs')
semilogy(per_case24(:,1),per_case24(:,3),'-b^')
semilogy(per_case37(:,1),per_case37(:,3),'-ro')
semilogy(per_case38(:,1),per_case38(:,3),'-rx')
semilogy(per_case39(:,1),per_case39(:,3),'-rs')
semilogy(per_case40(:,1),per_case40(:,3),'-r^'), hold off
grid minor
title({'FULL SPREADING(50x4) VS PARTIAL SPREADING(3x1), LONG CB, SINGLE USER';'(OTFS BW10 SCS60 SLOT4 FC4000 DS0.01 TDLE MCS8 LEN6120 REAL TFEQMMSE)'})
xlabel('SNR (dB)'), ylabel('PER')
legend('PARTIAL V3', 'PARTIAL V120', 'PARTIAL V200', 'PARTIAL V500', 'FULL V3', 'FULL V120', 'FULL V200', 'FULL V500')
axis([-1 19 1e-3 1])
